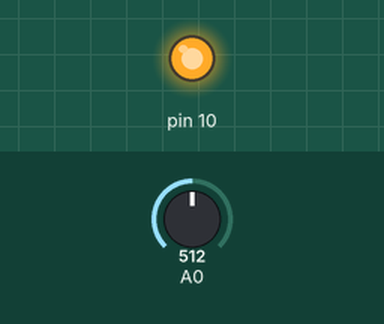
Recording of a program running on a simulated Arduino Uno, built with avr-gcc and run on an emulated ATmega328P. Parts: output pins drawn as LEDs (lit = HIGH). Inputs (shaded band) come from the test bench; at power-on: A0 = 512.

Above: at 1.2 s.
1.3 s: A0 set to 501
At 1.8 s:
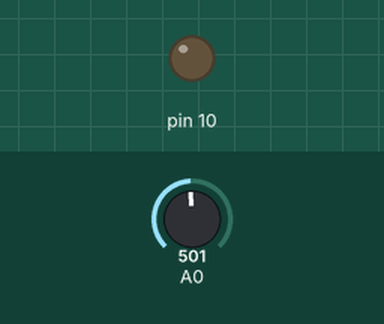
2.8 s: A0 set to 716
At 4.0 s:
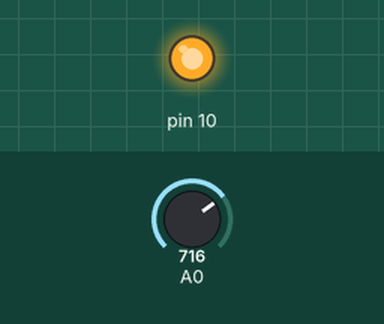
4.3 s: A0 set to 511
At 5.3 s:
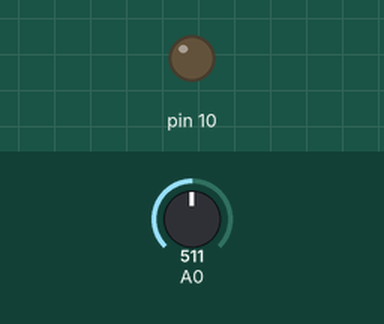
Timing chart, 0 to 7.3 s (numbered marks = the images above; inputs shaded):
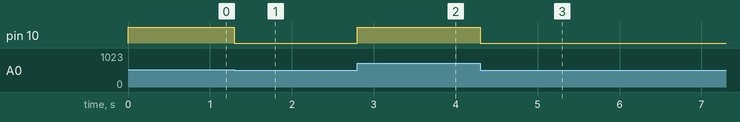

Measured:
- the behaviour switches between 512 and 511 on A0 (found by bisection; images 0 and 1)
- after the input at 1.3 s, pin 10: HIGH → LOW at once
- after the input at 2.8 s, pin 10: LOW → HIGH at once
- after the input at 4.3 s, pin 10: HIGH → LOW at once

The program:

main.cpp
```cpp
extern"C"{
#include "PCCI.h"
#include "CalculatePercentFunction.h"
}
#include <Arduino.h>

void setup() {
  pinMode(10,OUTPUT);
}

void loop() {
  PCCI_U.PercentRawValue_U16 = analogRead(A0);
  PCCI_Y.Indicator_Lamp_B = PCCI_CalculatePercentFunction(PCCI_U.PercentRawValue_U16);
  digitalWrite(10,PCCI_Y.Indicator_Lamp_B);
}
```

CalculatePercentFunction.c
```cpp
// (licence header left out)
#include "rtwtypes.h"
#include "CalculatePercentFunction.h"

/* Output and update for atomic system: '<Root>/CalculatePercentFunction' */
boolean_T PCCI_CalculatePercentFunction(real32_T rtu_PercentRawValue)
{
  /* RelationalOperator: '<S1>/GreaterThan' incorporates:
   *  Constant: '<S1>/Constant'
   *  Constant: '<S1>/Constant1'
   *  Constant: '<S1>/Constant2'
   *  Product: '<S1>/Divide'
   *  Product: '<S1>/Product'
   */
  return rtu_PercentRawValue / 1023.0F * 100.0F > 50.0F;
}

/*
 * File trailer for generated code.
 *
 * [EOF]
 */
```

CalculatePercentFunction.h
```cpp
// (licence header left out)
#ifndef CalculatePercentFunction_h_
#define CalculatePercentFunction_h_
#ifndef PCCI_COMMON_INCLUDES_
#define PCCI_COMMON_INCLUDES_
#include "rtwtypes.h"
#endif                                 /* PCCI_COMMON_INCLUDES_ */

extern boolean_T PCCI_CalculatePercentFunction(real32_T rtu_PercentRawValue);

#endif                                 /* CalculatePercentFunction_h_ */

/*
 * File trailer for generated code.
 *
 * [EOF]
 */
```

PCCI.c
```cpp
// (licence header left out)
#include "PCCI.h"
#include "CalculatePercentFunction.h"

/* External inputs (root inport signals with default storage) */
ExtU_PCCI_T PCCI_U;

/* External outputs (root outports fed by signals with default storage) */
ExtY_PCCI_T PCCI_Y;

/* Real-time model */
static RT_MODEL_PCCI_T PCCI_M_;
RT_MODEL_PCCI_T *const PCCI_M = &PCCI_M_;

/* Model step function */
void PCCI_step(void)
{
  /* Outputs for Atomic SubSystem: '<Root>/CalculatePercentFunction' */

  /* Outport: '<Root>/Indicator_Lamp_B' incorporates:
   *  Inport: '<Root>/PercentRawValue_U16'
   */
  PCCI_Y.Indicator_Lamp_B = PCCI_CalculatePercentFunction
    (PCCI_U.PercentRawValue_U16);

  /* End of Outputs for SubSystem: '<Root>/CalculatePercentFunction' */
}

/* Model initialize function */
void PCCI_initialize(void)
{
  /* (no initialization code required) */
}

/* Model terminate function */
void PCCI_terminate(void)
{
  /* (no terminate code required) */
}

/*
 * File trailer for generated code.
 *
 * [EOF]
 */
```

PCCI.h
```cpp
// (licence header left out)
#ifndef PCCI_h_
#define PCCI_h_
#ifndef PCCI_COMMON_INCLUDES_
#define PCCI_COMMON_INCLUDES_
#include "rtwtypes.h"
#endif                                 /* PCCI_COMMON_INCLUDES_ */

#include "PCCI_types.h"

/* Macros for accessing real-time model data structure */
#ifndef rtmGetErrorStatus
#define rtmGetErrorStatus(rtm)         ((rtm)->errorStatus)
#endif

#ifndef rtmSetErrorStatus
#define rtmSetErrorStatus(rtm, val)    ((rtm)->errorStatus = (val))
#endif

/* External inputs (root inport signals with default storage) */
typedef struct {
  real32_T PercentRawValue_U16;        /* '<Root>/PercentRawValue_U16' */
} ExtU_PCCI_T;

/* External outputs (root outports fed by signals with default storage) */
typedef struct {
  boolean_T Indicator_Lamp_B;          /* '<Root>/Indicator_Lamp_B' */
} ExtY_PCCI_T;

/* Real-time Model Data Structure */
struct tag_RTM_PCCI_T {
  const char_T * volatile errorStatus;
};

/* External inputs (root inport signals with default storage) */
extern ExtU_PCCI_T PCCI_U;

/* External outputs (root outports fed by signals with default storage) */
extern ExtY_PCCI_T PCCI_Y;

/* Model entry point functions */
extern void PCCI_initialize(void);
extern void PCCI_step(void);
extern void PCCI_terminate(void);

/* Real-time Model object */
extern RT_MODEL_PCCI_T *const PCCI_M;

/*-
 * These blocks were eliminated from the model due to optimizations:
 *
 * Block '<S1>/Data Type Conversion' : Eliminate redundant data type conversion
 */

/*-
 * The generated code includes comments that allow you to trace directly
 * back to the appropriate location in the model.  The basic format
 * is <system>/block_name, where system is the system number (uniquely
 * assigned by Simulink) and block_name is the name of the block.
 *
 * Use the MATLAB hilite_system command to trace the generated code back
 * to the model.  For example,
 *
 * hilite_system('<S3>')    - opens system 3
 * hilite_system('<S3>/Kp') - opens and selects block Kp which resides in S3
 *
 * Here is the system hierarchy for this model
 *
 * '<Root>' : 'PCCI'
 * '<S1>'   : 'PCCI/CalculatePercentFunction'
 */
#endif                                 /* PCCI_h_ */

/*
 * File trailer for generated code.
 *
 * [EOF]
 */
```

PCCI_types.h
```cpp
// (licence header left out)
#ifndef PCCI_types_h_
#define PCCI_types_h_

/* Forward declaration for rtModel */
typedef struct tag_RTM_PCCI_T RT_MODEL_PCCI_T;

#endif                                 /* PCCI_types_h_ */

/*
 * File trailer for generated code.
 *
 * [EOF]
 */
```

rtwtypes.h
```cpp
// (licence header left out)
#ifndef RTWTYPES_H
#define RTWTYPES_H

/* Logical type definitions */
#if (!defined(__cplusplus))
#ifndef false
#define false                          (0U)
#endif

#ifndef true
#define true                           (1U)
#endif
#endif

/*=======================================================================*
 * Target hardware information
 *   Device type: Intel->x86-64 (Windows64)
 *   Number of bits:     char:   8    short:   16    int:  32
 *                       long:  32
 *                       native word size:  64
 *   Byte ordering: LittleEndian
 *   Signed integer division rounds to: Zero
 *   Shift right on a signed integer as arithmetic shift: on
 *=======================================================================*/

/*=======================================================================*
 * Fixed width word size data types:                                     *
 *   int8_T, int16_T, int32_T     - signed 8, 16, or 32 bit integers     *
 *   uint8_T, uint16_T, uint32_T  - unsigned 8, 16, or 32 bit integers   *
 *   real32_T, real64_T           - 32 and 64 bit floating point numbers *
 *=======================================================================*/
typedef signed char int8_T;
typedef unsigned char uint8_T;
typedef short int16_T;
typedef unsigned short uint16_T;
typedef int int32_T;
typedef unsigned int uint32_T;
typedef float real32_T;
typedef double real64_T;

/*===========================================================================*
 * Generic type definitions: boolean_T, char_T, byte_T, int_T, uint_T,       *
 *                           real_T, time_T, ulong_T.                        *
 *===========================================================================*/
typedef double real_T;
typedef double time_T;
typedef unsigned char boolean_T;
typedef int int_T;
typedef unsigned int uint_T;
typedef unsigned long ulong_T;
typedef char char_T;
typedef unsigned char uchar_T;
typedef char_T byte_T;

/*===========================================================================*
 * Complex number type definitions                                           *
 *===========================================================================*/
#define CREAL_T

typedef struct {
  real32_T re;
  real32_T im;
} creal32_T;

typedef struct {
  real64_T re;
  real64_T im;
} creal64_T;

typedef struct {
  real_T re;
  real_T im;
} creal_T;

#define CINT8_T

typedef struct {
  int8_T re;
  int8_T im;
} cint8_T;

#define CUINT8_T

typedef struct {
  uint8_T re;
  uint8_T im;
} cuint8_T;

#define CINT16_T

typedef struct {
  int16_T re;
  int16_T im;
} cint16_T;

#define CUINT16_T

typedef struct {
  uint16_T re;
  uint16_T im;
} cuint16_T;

#define CINT32_T

typedef struct {
  int32_T re;
  int32_T im;
} cint32_T;

#define CUINT32_T

typedef struct {
  uint32_T re;
  uint32_T im;
} cuint32_T;

/*=======================================================================*
 * Min and Max:                                                          *
 *   int8_T, int16_T, int32_T     - signed 8, 16, or 32 bit integers     *
 *   uint8_T, uint16_T, uint32_T  - unsigned 8, 16, or 32 bit integers   *
 *=======================================================================*/
#define MAX_int8_T                     ((int8_T)(127))
#define MIN_int8_T                     ((int8_T)(-128))
#define MAX_uint8_T                    ((uint8_T)(255U))
#define MAX_int16_T                    ((int16_T)(32767))
#define MIN_int16_T                    ((int16_T)(-32768))
#define MAX_uint16_T                   ((uint16_T)(65535U))
#define MAX_int32_T                    ((int32_T)(2147483647))
#define MIN_int32_T                    ((int32_T)(-2147483647-1))
#define MAX_uint32_T                   ((uint32_T)(0xFFFFFFFFU))

/* Block D-Work pointer type */
typedef void * pointer_T;

#endif                                 /* RTWTYPES_H */

/*
 * File trailer for generated code.
 *
 * [EOF]
 */
```
